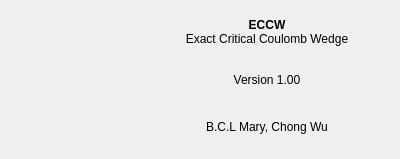
<?xml version="1.0" encoding="UTF-8"?>
<ui version="4.0">
 <class>Dialog_About</class>
 <widget class="QDialog" name="Dialog_About">
  <property name="geometry">
   <rect>
    <x>0</x>
    <y>0</y>
    <width>400</width>
    <height>159</height>
   </rect>
  </property>
  <property name="windowTitle">
   <string>About</string>
  </property>
  <layout class="QHBoxLayout" name="horizontalLayout">
   <item>
    <widget class="QLabel" name="label_logo">
     <property name="maximumSize">
      <size>
       <width>128</width>
       <height>128</height>
      </size>
     </property>
     <property name="text">
      <string/>
     </property>
     <property name="pixmap">
      <pixmap>../../../images/icon_eccw.png</pixmap>
     </property>
     <property name="scaledContents">
      <bool>true</bool>
     </property>
    </widget>
   </item>
   <item>
    <layout class="QVBoxLayout" name="verticalLayout">
     <item>
      <widget class="QLabel" name="label_title">
       <property name="font">
        <font>
         <weight>50</weight>
         <bold>false</bold>
        </font>
       </property>
       <property name="text">
        <string>&lt;html&gt;&lt;head/&gt;&lt;body&gt;&lt;p align=&quot;center&quot;&gt;&lt;span style=&quot; font-weight:600;&quot;&gt;ECCW&lt;/span&gt;&lt;br/&gt;Exact Critical Coulomb Wedge&lt;/p&gt;&lt;/body&gt;&lt;/html&gt;</string>
       </property>
       <property name="alignment">
        <set>Qt::AlignCenter</set>
       </property>
      </widget>
     </item>
     <item>
      <widget class="QLabel" name="label_version">
       <property name="text">
        <string>Version 1.00</string>
       </property>
       <property name="alignment">
        <set>Qt::AlignCenter</set>
       </property>
      </widget>
     </item>
     <item>
      <widget class="QLabel" name="label_authors">
       <property name="text">
        <string>B.C.L Mary, Chong Wu</string>
       </property>
       <property name="alignment">
        <set>Qt::AlignCenter</set>
       </property>
      </widget>
     </item>
    </layout>
   </item>
  </layout>
 </widget>
 <resources/>
 <connections/>
</ui>
